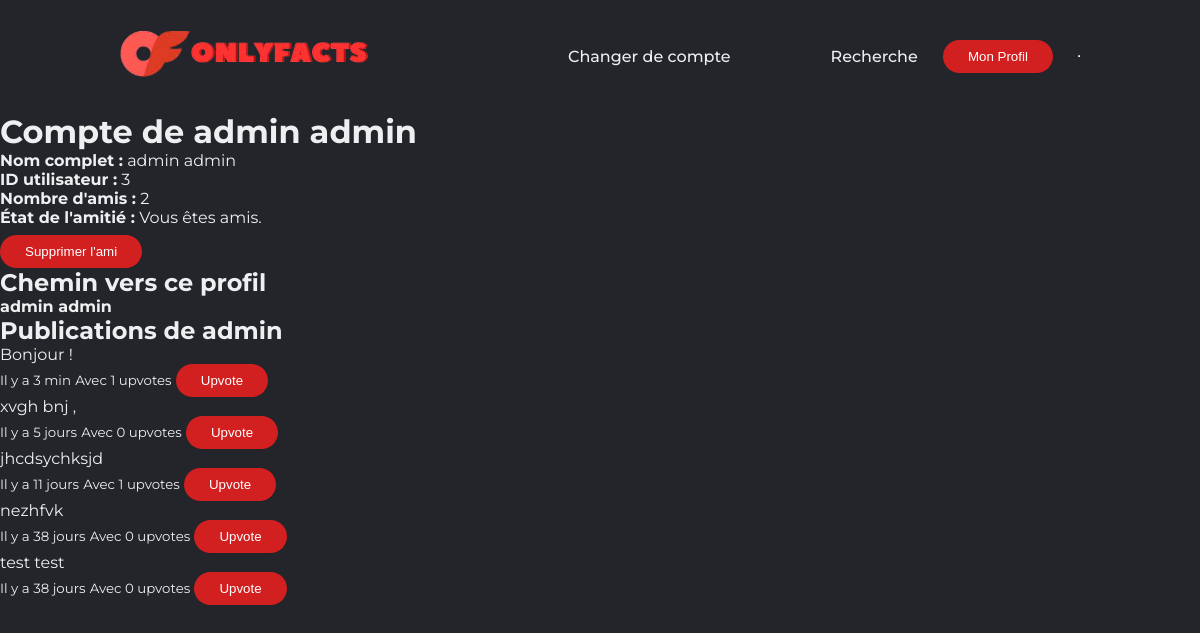
Page /profile/3 (signed in) on the committed database.
### tables this page shows
CREATE TABLE users(USER_ID INTEGER PRIMARY KEY,FIRST_NAME TEXT,LAST_NAME TEXT,PASSWORD TEXT);

CREATE TABLE posts(POST_ID INTEGER PRIMARY KEY,AUTHOR INTEGER,BODY TEXT,DATE TEXT,FOREIGN KEY (AUTHOR) REFERENCES users(USER_ID));

### apps/routes.py (the view)
@app.route('/profile/<id>', methods = ['GET'])
def profile(id):
    if g.utilisateur is None:
        return redirect(location="/login")
    if id == -1:
        u_profil = g.utilisateur
    else:
        u_profil = get_utilisateur_par_id(int(id))
    if u_profil is None:
        return redirect(location="/login")
    else:
        return render_template('profil.html', titre='Profil', utilisateur=u_profil, moncompte=(u_profil["id"] == g.utilisateur["id"]), len_amis=len(get_tous_les_amis(u_profil["id"])), est_ami=est_ami(g.utilisateur["id"], u_profil["id"]), posts_utilisateur=liste_post_fini_auteur(utilisateur_id=u_profil["id"]),lien = [get_utilisateur_par_id(i) for i in get_lien_minimum(g.utilisateur["id"],u_profil["id"])])

### apps/db.py (called while the page is built)
def ouvrir_database() -> tuple[sqlite3.Connection, sqlite3.Cursor]:
    try:
        db_connection : sqlite3.Connection = sqlite3.connect("OF_database.db")
        db_cursor : sqlite3.Cursor = db_connection.cursor()
        return db_connection, db_cursor
    except sqlite3.Error as error:
        raise error

def fermer_database(db_connection : sqlite3.Connection) -> None:
    try:
        db_connection.commit()
        db_connection.close()
    except sqlite3.Error as error:
        raise error

def convert_utilisateur_dict(utilisateur) -> dict:
    return {"id":utilisateur[0],"prenom":utilisateur[1],"nom":utilisateur[2],"mdp":utilisateur[3]}

def get_utilisateur_par_id(id_utilisateur : int) -> dict:
    db_connection, db_cursor = ouvrir_database()
    try:
        db_cursor.execute(f'SELECT * FROM users WHERE USER_ID={id_utilisateur};')
        user = db_cursor.fetchone()
        fermer_database(db_connection)
        return user if user == None else convert_utilisateur_dict(user)
    except sqlite3.Error as error:
        raise error

def convert_post_dict(post) -> dict:
    return {"id":post[0],"author_id":post[1],"body":post[2],"created":post[3]}

def get_posts_avec_infos_auteur(search="", utilisateur_id=None):
    posts_prepares = []
    posts_avec_mots = get_tous_post_par_auteur(utilisateur_id)
    for post in posts_avec_mots:
        auteur = get_utilisateur_par_id(post["author_id"])
        votes = get_votes_post(post["id"])
        posts_prepares.append({
            "id": post["id"],
            "body": post["body"],
            "created": post["created"],
            "auteur": auteur,
            "votes": votes
        })
    return posts_prepares

def get_tous_post_par_auteur(id_auteur):
    db_connection, db_cursor = ouvrir_database()
    try:
        db_cursor.execute(f'SELECT * FROM posts WHERE AUTHOR = \'{id_auteur}\';')
        posts = db_cursor.fetchall()
        fermer_database(db_connection)
        for post_i in range(len(posts)):
            posts[post_i] = convert_post_dict(posts[post_i])
        return posts
    except sqlite3.Error as error:
        raise error

def get_votes_post(id_post):
    db_connection, db_cursor = ouvrir_database()
    try:
        db_cursor.execute(f'SELECT COUNT(POST_VOTE_ID) FROM votes WHERE POST_VOTE_ID={id_post};')
        votes = db_cursor.fetchone()[0]
        fermer_database(db_connection)
        return votes
    except sqlite3.Error as error:
        raise error

### apps/templates/profil.html
{% extends "base.html" %}
{% block content %}
<div class="profil-header">
    {% if moncompte %}
    <h1><strong>Mon Compte</strong></h1>
    <p>Pas {{ utilisateur.prenom }} ? <a href="/login">Changer de compte</a></p>
    {% else %}
    <h1><strong>Compte de {{ utilisateur.prenom }} {{ utilisateur.nom }}</strong></h1>
    {% endif %}
</div>
<div class="profil-details">
    <p><strong>Nom complet :</strong> {{ utilisateur.nom }} {{ utilisateur.prenom }}</p>
    <p><strong>ID utilisateur :</strong> {{ utilisateur.id }}</p>
    <p><strong>Nombre d'amis :</strong> {{ len_amis }}</p>
    {% if not moncompte %}
        <p><strong>État de l'amitié :</strong>
            {% if est_ami %}
                Vous êtes amis.
            {% else %}
                Vous n'êtes pas encore amis.
            {% endif %}
        </p>
        <form action="/ami/{{ utilisateur.id }}" method="post" style="display:inline-block; margin-top:0.5rem;">
            <button type="submit">{% if est_ami %}Supprimer l'ami{% else %}Ajouter en ami{% endif %}</button>
        </form>
    {% endif %}
</div>
<div class="profil-friends-path">
    <h2>Chemin vers ce profil</h2>
    {% if lien %}
    <p>
        {% for utilisateur_lien in lien %}
            <strong>{{ utilisateur_lien.prenom }} {{ utilisateur_lien.nom }}</strong>{% if not loop.last %} &rarr; {% endif %}
        {% endfor %}
    </p>
    {% else %}
    <p>Aucun chemin d'amitié disponible.</p>
    {% endif %}
</div>
<div class="profil-posts">
    <h2>Publications de {{ utilisateur.prenom }}</h2>
    {% if posts_utilisateur %}
        <ul>
            {% for post in posts_utilisateur %}
                <li>
                    <p>{{ post.body }}</p>
                    <small>{{ post.created }}</small>
                    <small>Avec {{ post.votes }} upvotes</small>
                    <form action="/upvote/profile/{{ post.id }}" method="POST" style="display:inline;">
                        <button type="submit">Upvote</button>
                    </form>
                </li>
            {% endfor %}
        </ul>
    {% else %}
        <p>Aucune publication à afficher.</p>
    {% endif %}
</div>
{% endblock %}

### apps/static/styles.css (style rules this page uses)
* { box-sizing: border-box; margin: 0; padding: 0; }
body { background-color: #24252A; font-family: "Montserrat", sans-serif; color: #edf0f1; }
button { padding: 9px 25px; background-color: rgb(210, 31, 31); border: none; border-radius: 50px; cursor: pointer; transition: all 0.3s ease; color: white; }

### rows in the picture
users: prenom "admin", nom "admin"
posts: body "Bonjour !", created "Il y a 3 min", votes "1"
posts: body "xvgh bnj ,", created "Il y a 5 jours", votes "0"
posts: body "jhcdsychksjd", created "Il y a 11 jours", votes "1"
posts: body "nezhfvk", created "Il y a 38 jours", votes "0"
posts: body "test test", created "Il y a 38 jours", votes "0"

### other values in the picture
{{ utilisateur.id }} "3"
{{ len_amis }} "2"
